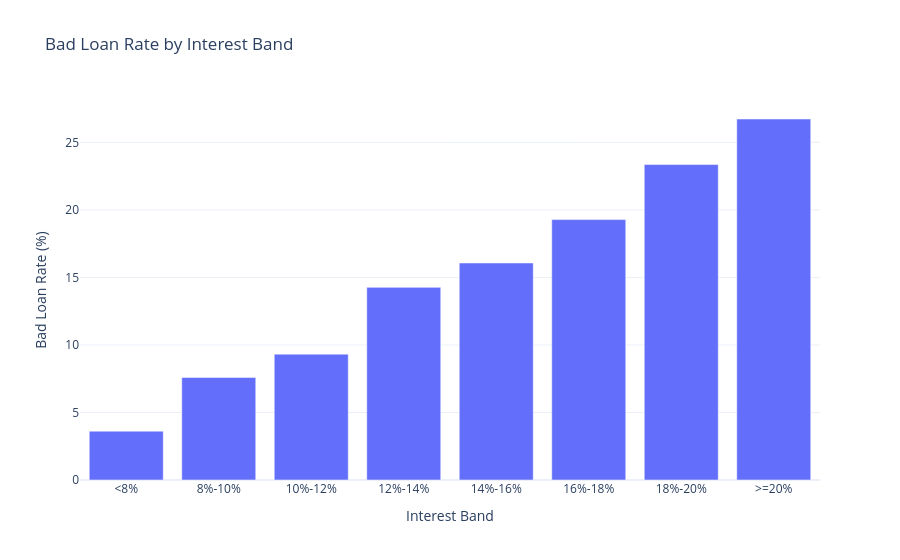

Notebook cell for this chart:
### Code cell
fig = go.Figure()
fig.add_trace(go.Bar(x=[r['interest_bin'] for r in bins], y=[r['bad_rate_pct'] for r in bins], name='Bad Loan Rate (%)'))
fig.update_layout(template='plotly_white', title='Bad Loan Rate by Interest Band', xaxis_title='Interest Band', yaxis_title='Bad Loan Rate (%)')
fig.show()

display(Markdown('**Assessment:** Pricing is broadly risk-aligned (higher-risk grades/bands have higher rates), while high-rate bands also carry higher default risk, so yield quality should be monitored alongside raw margin.'))

### Figure 1 — Plotly figure (JSON) as saved in the notebook; plotly's stock layout.template omitted (floating-point values rounded to 4 significant figures)
{"data": [{"name": "Bad Loan Rate (%)", "type": "bar", "x": ["<8%", "8%-10%", "10%-12%", "12%-14%", "14%-16%", "16%-18%", "18%-20%", ">=20%"], "y": [3.616, 7.594, 9.319, 14.26, 16.07, 19.28, 23.36, 26.73]}], "layout": {"title": {"text": "Bad Loan Rate by Interest Band"}, "xaxis": {"title": {"text": "Interest Band"}}, "yaxis": {"title": {"text": "Bad Loan Rate (%)"}}}}
